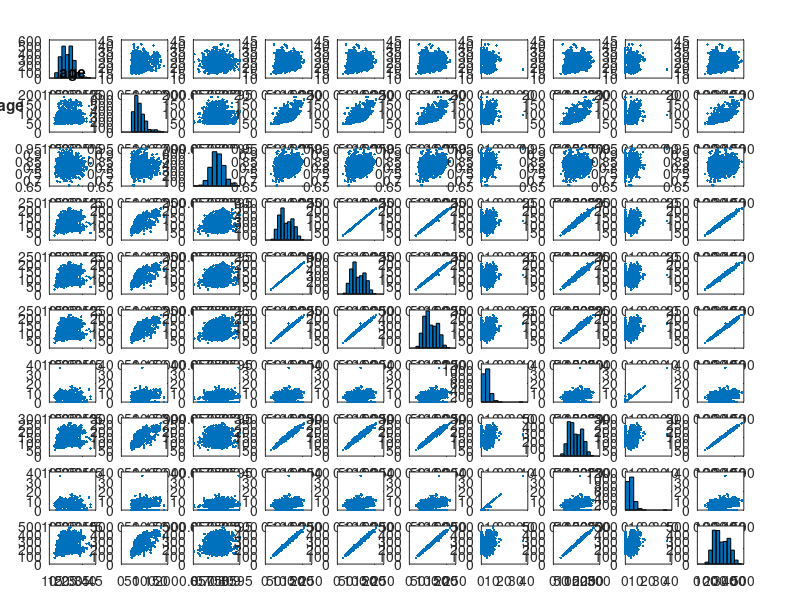

Recreate this plot in MATLAB. (Note: this script raises an error after producing the figure.)
clear
close all

% snatch = more technique
% clean and jerk = raw strength 

data = csvread('weightlifting.csv');

sex                         = data(:,1);  % sex
age                         = data(:,2);  % age
bweight                     = data(:,3);  % body weight
snatch_firstAttempt         = data(:,4);  % declared snatch weight
snatch_firstSuccess         = data(:,5);  % first successful snatch weight
snatch_max                  = data(:,6);  % max snatch weight
snatch_max2declared         = data(:,7);  % delta between max and declared
snatch_max2firstSuccess     = data(:,8);  % delta between first success and max

cj_firstAttempt             = data(:,9);  % declared clean-jerk weight
cj_firstSuccess             = data(:,10);  % first successful clean-jerk weight
cj_max                      = data(:,11); % max clean-jerk weight
cj_max2declared             = data(:,12); % delta between max and declared
cj_max2firstSuccess         = data(:,13); % delta between first success and max
total                       = data(:,14); % total max weight "score"

dm = [age, bweight, snatch_max./cj_max, snatch_firstAttempt, snatch_firstSuccess, snatch_max, snatch_max2declared, cj_max, snatch_max2firstSuccess, total];

labels = {...
    'age',...
    'bweight',...
    'snatch_{max}/cj_{max}',...
    'snatch_{1stAttmp}',...
    'snatch_{1stSucc}',...
    'snatch_{max}',...
    'snatch_{max-decl}',...
    'cj_{max}',...
    'snatch_{max-1stSucc}',...
    'total'...
    };

% labels = {'gender', 'age', 'bweight', 'snatch_firstAttempt', 'snatch_firstSuccess', 'snatch_max', 'snatch_max2declared', 'snatch_max2firstSuccess', 'cj_firstAttempt', 'cj_firstSuccess', 'cj_max', 'cj_max2declared', 'cj_max2firstSuccess', 'total'};

[h,ax] = plotmatrix(dm);
for i = 1:length(labels)
  title(ax(1,i), labels{i})
  yl = ylabel(ax(i,1),labels{i},'fontweight','bold','Rotation', 0);
  yl.Position(1) = yl.Position(1) - 3.0;
%   yl.Position(2) = yl.Position(2) - 0.6;
end

mdl1=fitlm([age, bweight, cj_max2declared],total,'VarNames',{'age' 'bweight','cj_max2declared','total'}) 
mdl1=fitlm([age, bweight, snatch_max2declared],total,'VarNames',{'age' 'bweight','snatch_max2declared','total'}) 
mdl1=fitlm([age, bweight, snatch_max./cj_max],total,'VarNames',{'age' 'bweight','snatch_max/cj_max','total'}) 

r = mdl1.Residuals.Raw;
figure
histogram(r)
figure
normplot(r)
figure
plot(mdl1)

yhat = mdl1.Fitted;
plotmatrix(yhat,r)
